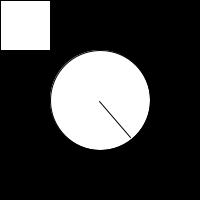
Frame 1 (no input)
Frame 60 (the mouse pressed at the canvas centre just before this capture): identical to frame 1, image omitted
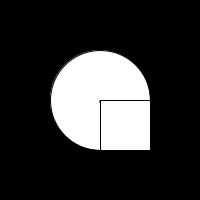
Frame 120 (the mouse held since frame 60 and released just before this capture)

The Processing sketch that drew these frames (run headless with seeded random() and noise(); from frame 60 on, the mouse is pressed at the canvas centre):

// Processing sketch: processing_88475
// ── processing_88475.pde

//fix the 15 errors

void setup() {
  size(200,200);
  }

  void draw(){
    background(0);
    fill(255, 255);
ellipse(100, 100, 100,100);
line(99, 101, 130, 137);
rect(mouseX, mouseY, 50, 50);

  }
